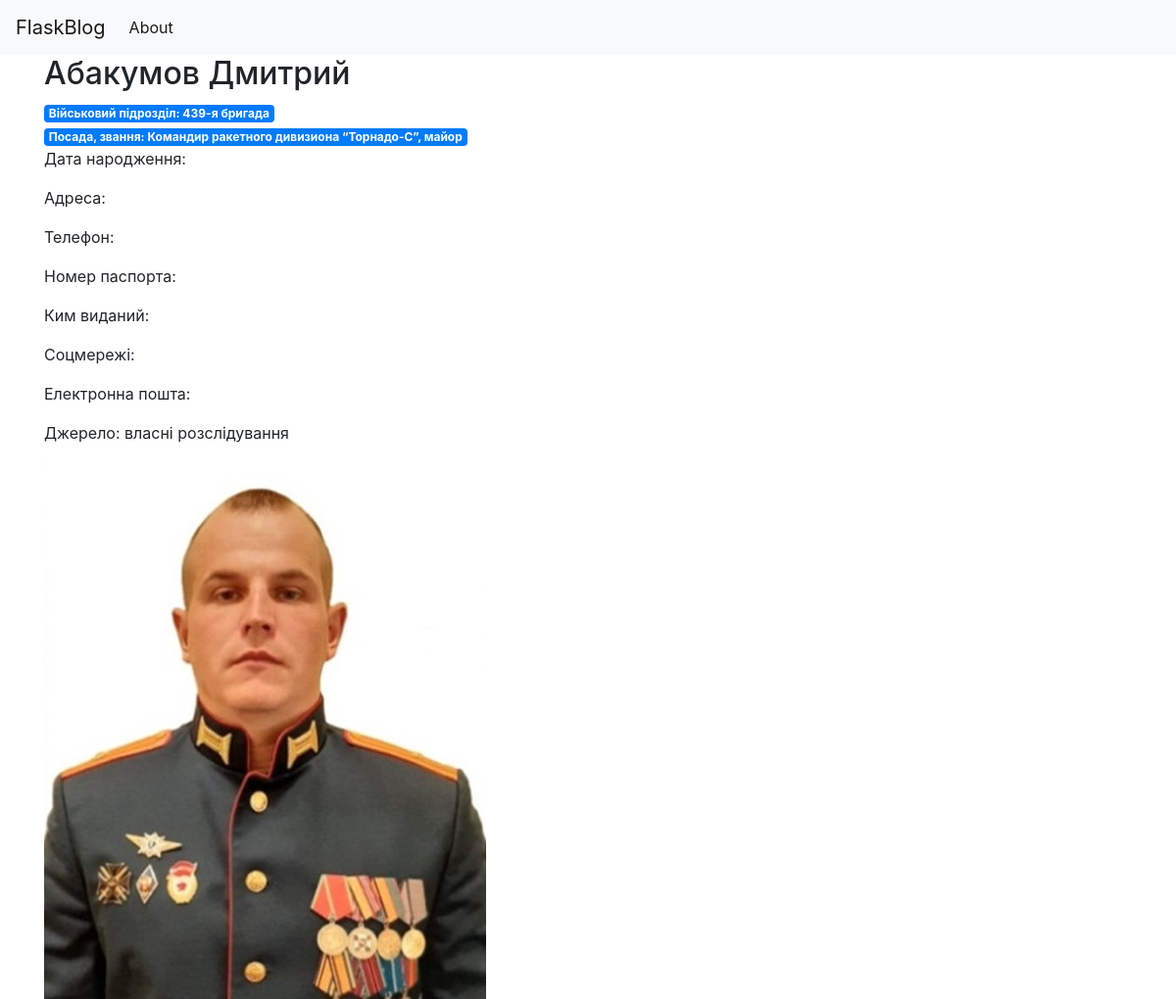
/2, run on the app's committed database.
### tables this page shows
CREATE TABLE posts (
        id INTEGER PRIMARY KEY AUTOINCREMENT,
        created TIMESTAMP NOT NULL DEFAULT CURRENT_TIMESTAMP,
        FIO TEXT,
        DOB TEXT,
        Position TEXT,
        Unit TEXT,
        Passport TEXT,
        Passport_Issue_Date TEXT,
        Issued_By TEXT,
        Taxpayer_Number TEXT,
        Social_Security_Number TEXT,
        Address TEXT,
        Phone_Number TEXT,
        Social_Media TEXT,
        Email TEXT,
        Status TEXT,
        Verified TEXT,
        Source TEXT,
        Image_File TEXT
    );

### app.py (the view)
@app.route('/<int:post_id>')
def post(post_id):
    post = get_post(post_id)
    return render_template('post.html', post=post)

### app.py (called while the page is built)
def get_db_connection():
    conn = sqlite3.connect(db)
    conn.row_factory = sqlite3.Row
    return conn

def get_post(post_id):
    conn = get_db_connection()
    post = conn.execute('SELECT * FROM posts WHERE id = ?',
                        (post_id,)).fetchone()
    conn.close()
    if post is None:
        abort(404)
    return post

### templates/post.html (shortened to what this page needs)
{% extends 'base.html' %}
{% block content %}
    <h2>{% block title %} {{ post['FIO'] }} {% endblock %}</h2>
    <span class="badge badge-primary">Військовий підрозділ: {{ post['Unit'] }}</span>
    <span class="badge badge-primary">Посада, звання: {{ post['Position'] }}</span>
    <p>Дата народження: {{ post['DOB'] }}</p>
    <p>Адреса: {{ post['Address'] }}</p>
    <p>Телефон: {{ post['Phone_Number'] }}</p>
    <p>Номер паспорта: {{ post['Passport'] }}</p>
    <p>Ким виданий: {{ post['Issued_By'] }}</p>
    <p>Соцмережі: {{ post['Social_Media'] }}</p>
    <p>Електронна пошта: {{ post['Email'] }}</p>
    <p>Джерело: {{ post['Source'] }}</p>
    <img src="{{ url_for('static', filename='images/' + post['Image_File']) }}" alt="{{ post['FIO'] }} Image">
{% endblock %}

### data on the page
posts: FIO "Абакумов Дмитрий", Unit "439-я бригада", Position "Командир ракетного дивизиона “Торнадо-С”, майор", Source "власні розслідування", Image_File (picture)
